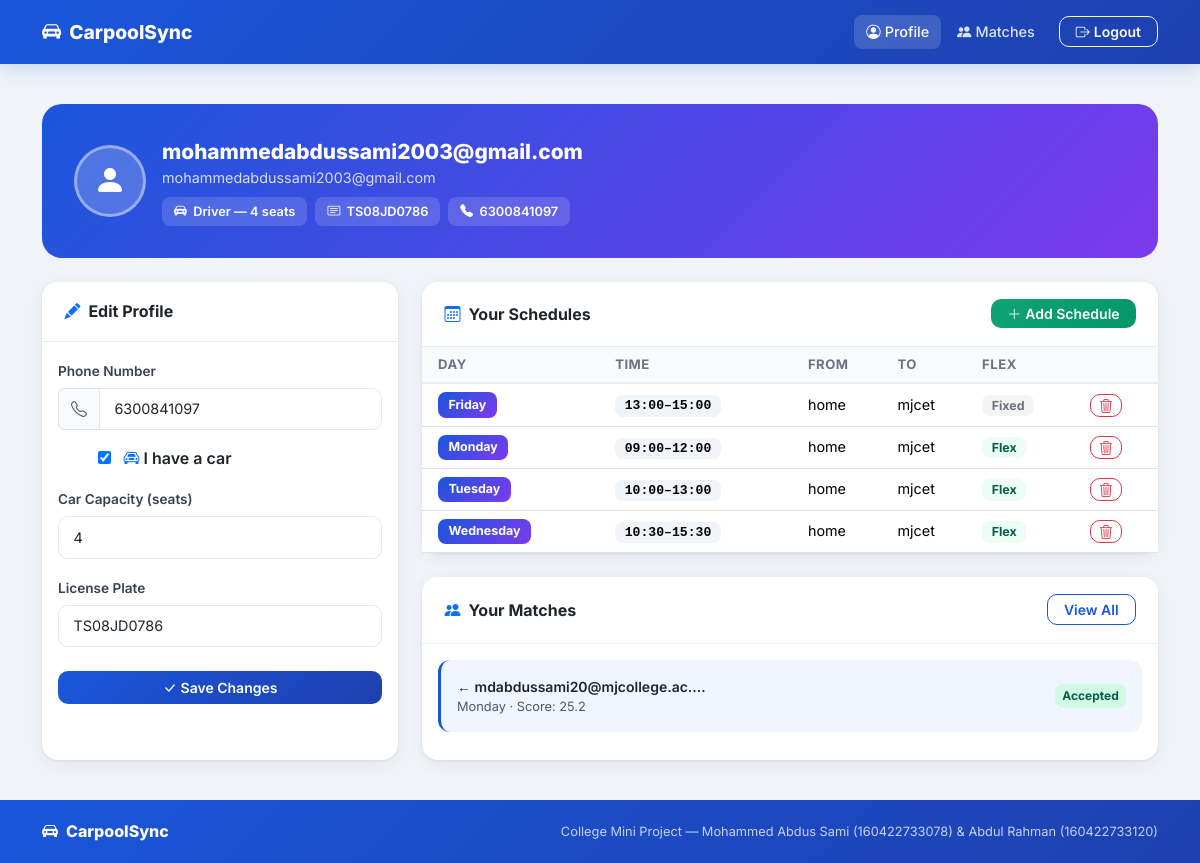
The app's page /profile/ (signed in), older data.
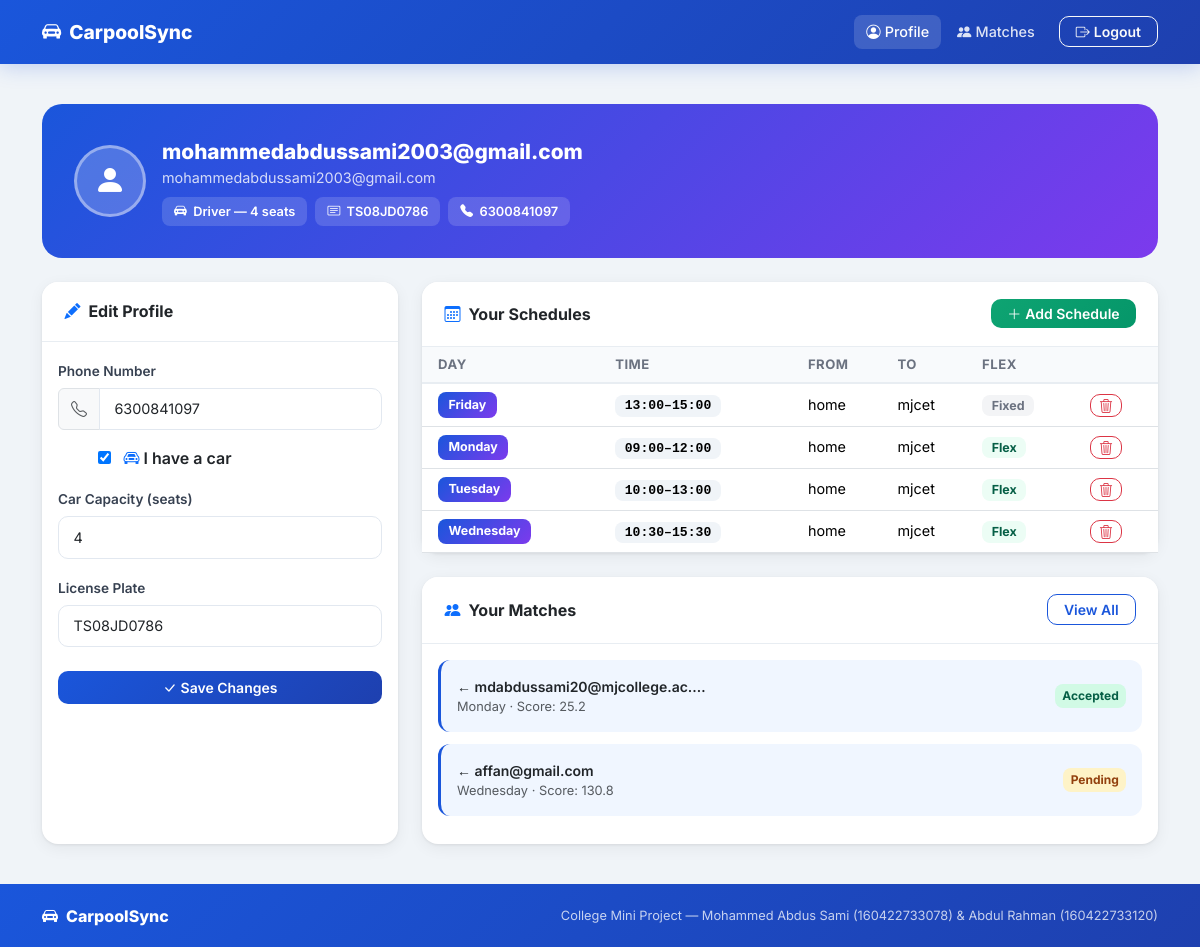
The same page, newer data.
### scheduler/models.py (models this page shows, shortened)
class Schedule(models.Model):
    DAY_CHOICES = [
        ('Mon', 'Monday'),
        ('Tue', 'Tuesday'),
        ('Wed', 'Wednesday'),
        ('Thu', 'Thursday'),
        ('Fri', 'Friday'),
        ('Sat', 'Saturday'),
        ('Sun', 'Sunday'),
    ]
    user = models.ForeignKey(settings.AUTH_USER_MODEL, on_delete=models.CASCADE)
    day = models.CharField(max_length=3, choices=DAY_CHOICES)
    start_time = models.TimeField()
    end_time = models.TimeField()
    origin = models.CharField(max_length=255)
    destination = models.CharField(max_length=255)
    flexible = models.BooleanField(default=False)
    created_at = models.DateTimeField(default=timezone.now)

class Match(models.Model):
    STATUS_CHOICES = [
        ('pending', 'Pending'),
        ('accepted', 'Accepted'),
        ('rejected', 'Rejected'),
    ]
    schedule1 = models.ForeignKey(Schedule, on_delete=models.CASCADE, related_name='schedule1')
    schedule2 = models.ForeignKey(Schedule, on_delete=models.CASCADE, related_name='schedule2')
    status = models.CharField(max_length=10, choices=STATUS_CHOICES, default='pending')
    created_at = models.DateTimeField(default=timezone.now)
    score = models.FloatField(default=0)
    class Meta:
        unique_together = ('schedule1', 'schedule2')

class CustomUser(AbstractUser):
    username = None
    email = models.EmailField('email address', unique=True)
    USERNAME_FIELD = 'email'
    REQUIRED_FIELDS = []
    objects = CustomUserManager()
    groups = models.ManyToManyField(
        Group,
        verbose_name='groups',
        blank=True,
        help_text='The groups this user belongs to.',
        related_name="customuser_set",
        related_query_name="user",
    )
    user_permissions = models.ManyToManyField(
        Permission,
        verbose_name='user permissions',
        blank=True,
        help_text='Specific permissions for this user.',
        related_name="customuser_set",
        related_query_name="user",
    )

### scheduler/views.py (the view)
# urls.py: path('profile/', views.profile_view, name='profile'),
@login_required(login_url='login')
def profile_view(request):
    profile, _ = UserProfile.objects.get_or_create(user=request.user)
    schedules = Schedule.objects.filter(user=request.user).order_by('day', 'start_time')
    matches = get_user_matches(request.user)
    if request.method == 'POST':
        form = ProfileForm(request.POST, instance=profile)
        if form.is_valid():
            form.save()
            messages.success(request, 'Profile updated successfully!')
            return redirect('profile')
    else:
        form = ProfileForm(instance=profile)
    return render(request, 'profile.html', {
        'profile': profile,
        'schedules': schedules,
        'matches': matches,
        'form': form,
    })

### scheduler/forms.py
class ProfileForm(forms.ModelForm):
    class Meta:
        model = UserProfile
        fields = ['phone_number', 'car_available', 'car_capacity', 'license_plate']
        widgets = {
            'phone_number': forms.TextInput(attrs={'class': 'form-control'}),
            'car_capacity': forms.NumberInput(attrs={'class': 'form-control'}),
            'license_plate': forms.TextInput(attrs={'class': 'form-control'}),
        }

### scheduler/views.py (called while the page is built)
def get_user_matches(user):
    return Match.objects.filter(
        Q(schedule1__user=user) | Q(schedule2__user=user)
    )

### templates/profile.html (shortened to what the changed rows need)
{% extends 'base.html' %}
{% block content %}
<div class="container py-2">
  <div class="row g-4">
    <div class="col-lg-8">
      <div class="card mb-4">
        <div class="card-body p-0">
          {% if schedules %}
          <div class="table-responsive">
            <table class="table table-hover mb-0">
              <thead>
                <tr>
                  <th class="ps-3">Day</th><th>Time</th><th>From</th><th>To</th><th>Flex</th><th></th>
                </tr>
              </thead>
              <tbody>
                {% for s in schedules %}
                <tr>
                  <td class="ps-3"><span class="day-pill">{{ s.get_day_display }}</span></td>
                  <td><span class="time-chip">{{ s.start_time|time:"H:i" }}–{{ s.end_time|time:"H:i" }}</span></td>
                  <td>{{ s.origin }}</td>
                  <td>{{ s.destination }}</td>
                  <td>
                    {% if s.flexible %}<span class="flexible-yes">Flex</span>
                    {% else %}<span class="flexible-no">Fixed</span>{% endif %}
                  </td>
                  <td>
                    <a href="{% url 'delete_schedule' s.id %}"
                       class="btn btn-sm btn-outline-danger py-0 px-2"
                       onclick="return confirm('Delete this schedule?')">
                      <i class="bi bi-trash3"></i>
                    </a>
                  </td>
                </tr>
                {% endfor %}
              </tbody>
            </table>
          </div>
          {% else %}
          <div class="empty-state">
            <i class="bi bi-calendar-plus"></i>
            <p class="mb-2 fw-semibold">No schedules yet</p>
            <a href="{% url 'add_schedule' %}" class="btn btn-primary btn-sm">Add your first schedule</a>
          </div>
          {% endif %}
        </div>
      </div>
      <div class="card">
        <div class="card-body">
          {% if matches %}
            {% for match in matches|slice:":4" %}
            <div class="match-mini d-flex align-items-center justify-content-between gap-2 flex-wrap">
              <div>
                <div class="fw-semibold small">
                  {% if match.schedule1.user == user %}
                    → {{ match.schedule2.user.email|truncatechars:28 }}
                  {% else %}
                    ← {{ match.schedule1.user.email|truncatechars:28 }}
                  {% endif %}
                </div>
                <div class="text-muted" style="font-size:.8rem">
                  {{ match.schedule1.get_day_display }} · Score: {{ match.score|floatformat:1 }}
                </div>
              </div>
              <span class="status-{{ match.status }}">{{ match.get_status_display }}</span>
            </div>
            {% endfor %}
          {% else %}
          <div class="empty-state">
            <i class="bi bi-people"></i>
            <p class="mb-1 fw-semibold">No matches yet</p>
            <p class="small text-muted">Add more schedules to find carpool partners</p>
          </div>
          {% endif %}
        </div>
      </div>
    </div>
  </div>
</div>
{% endblock %}

Row changes from the older to the newer data that the page shows:
added Match: schedule1.user.email "affan@gmail.com", schedule1.day "Wednesday", score "130.8", status "Pending"
